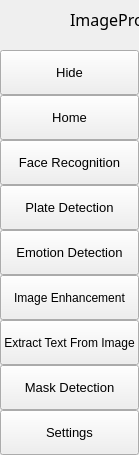
        <widget class="QFrame" name="leftMenuBg">
         <property name="minimumSize">
          <size>
           <width>0</width>
           <height>0</height>
          </size>
         </property>
         <property name="maximumSize">
          <size>
           <width>60</width>
           <height>16777215</height>
          </size>
         </property>
         <property name="frameShape">
          <enum>QFrame::NoFrame</enum>
         </property>
         <property name="frameShadow">
          <enum>QFrame::Raised</enum>
         </property>
         <layout class="QVBoxLayout" name="verticalLayout_3">
          <property name="spacing">
           <number>0</number>
          </property>
          <property name="leftMargin">
           <number>0</number>
          </property>
          <property name="topMargin">
           <number>0</number>
          </property>
          <property name="rightMargin">
           <number>0</number>
          </property>
          <property name="bottomMargin">
           <number>0</number>
          </property>
          <item>
           <widget class="QFrame" name="topLogoInfo">
            <property name="minimumSize">
             <size>
              <width>0</width>
              <height>50</height>
             </size>
            </property>
            <property name="maximumSize">
             <size>
              <width>16777215</width>
              <height>50</height>
             </size>
            </property>
            <property name="frameShape">
             <enum>QFrame::NoFrame</enum>
            </property>
            <property name="frameShadow">
             <enum>QFrame::Raised</enum>
            </property>
            <widget class="QFrame" name="topLogo">
             <property name="geometry">
              <rect>
               <x>10</x>
               <y>5</y>
               <width>42</width>
               <height>42</height>
              </rect>
             </property>
             <property name="minimumSize">
              <size>
               <width>42</width>
               <height>42</height>
              </size>
             </property>
             <property name="maximumSize">
              <size>
               <width>42</width>
               <height>42</height>
              </size>
             </property>
             <property name="frameShape">
              <enum>QFrame::NoFrame</enum>
             </property>
             <property name="frameShadow">
              <enum>QFrame::Raised</enum>
             </property>
            </widget>
            <widget class="QLabel" name="titleLeftApp">
             <property name="geometry">
              <rect>
               <x>70</x>
               <y>8</y>
               <width>121</width>
               <height>31</height>
              </rect>
             </property>
             <property name="font">
              <font>
               <family>Segoe UI Semibold</family>
               <pointsize>12</pointsize>
               <italic>false</italic>
               <bold>false</bold>
              </font>
             </property>
             <property name="text">
              <string>ImageProject</string>
             </property>
             <property name="alignment">
              <set>Qt::AlignLeading|Qt::AlignLeft|Qt::AlignTop</set>
             </property>
            </widget>
           </widget>
          </item>
          <item>
           <widget class="QFrame" name="leftMenuFrame">
            <property name="frameShape">
             <enum>QFrame::NoFrame</enum>
            </property>
            <property name="frameShadow">
             <enum>QFrame::Raised</enum>
            </property>
            <layout class="QVBoxLayout" name="verticalMenuLayout">
             <property name="spacing">
              <number>0</number>
             </property>
             <property name="leftMargin">
              <number>0</number>
             </property>
             <property name="topMargin">
              <number>0</number>
             </property>
             <property name="rightMargin">
              <number>0</number>
             </property>
             <property name="bottomMargin">
              <number>0</number>
             </property>
             <item>
              <widget class="QFrame" name="toggleBox">
               <property name="maximumSize">
                <size>
                 <width>16777215</width>
                 <height>45</height>
                </size>
               </property>
               <property name="frameShape">
                <enum>QFrame::NoFrame</enum>
               </property>
               <property name="frameShadow">
                <enum>QFrame::Raised</enum>
               </property>
               <layout class="QVBoxLayout" name="verticalLayout_4">
                <property name="spacing">
                 <number>0</number>
                </property>
                <property name="leftMargin">
                 <number>0</number>
                </property>
                <property name="topMargin">
                 <number>0</number>
                </property>
                <property name="rightMargin">
                 <number>0</number>
                </property>
                <property name="bottomMargin">
                 <number>0</number>
                </property>
                <item>
                 <widget class="QPushButton" name="toggleButton">
                  <property name="sizePolicy">
                   <sizepolicy hsizetype="Expanding" vsizetype="Fixed">
                    <horstretch>0</horstretch>
                    <verstretch>0</verstretch>
                   </sizepolicy>
                  </property>
                  <property name="minimumSize">
                   <size>
                    <width>0</width>
                    <height>45</height>
                   </size>
                  </property>
                  <property name="font">
                   <font>
                    <family>Segoe UI</family>
                    <pointsize>10</pointsize>
                    <italic>false</italic>
                    <bold>false</bold>
                   </font>
                  </property>
                  <property name="cursor">
                   <cursorShape>PointingHandCursor</cursorShape>
                  </property>
                  <property name="layoutDirection">
                   <enum>Qt::LeftToRight</enum>
                  </property>
                  <property name="styleSheet">
                   <string notr="true">background-image: url(:/icons/images/icons/icon_menu.png);</string>
                  </property>
                  <property name="text">
                   <string>Hide</string>
                  </property>
                 </widget>
                </item>
               </layout>
              </widget>
             </item>
             <item alignment="Qt::AlignTop">
              <widget class="QFrame" name="topMenu">
               <property name="frameShape">
                <enum>QFrame::NoFrame</enum>
               </property>
               <property name="frameShadow">
                <enum>QFrame::Raised</enum>
               </property>
               <layout class="QVBoxLayout" name="verticalLayout_8">
                <property name="spacing">
                 <number>0</number>
                </property>
                <property name="leftMargin">
                 <number>0</number>
                </property>
                <property name="topMargin">
                 <number>0</number>
                </property>
                <property name="rightMargin">
                 <number>0</number>
                </property>
                <property name="bottomMargin">
                 <number>0</number>
                </property>
                <item>
                 <widget class="QPushButton" name="btn_home">
                  <property name="sizePolicy">
                   <sizepolicy hsizetype="Expanding" vsizetype="Fixed">
                    <horstretch>0</horstretch>
                    <verstretch>0</verstretch>
                   </sizepolicy>
                  </property>
                  <property name="minimumSize">
                   <size>
                    <width>0</width>
                    <height>45</height>
                   </size>
                  </property>
                  <property name="font">
                   <font>
                    <family>Segoe UI</family>
                    <pointsize>10</pointsize>
                    <italic>false</italic>
                    <bold>false</bold>
                   </font>
                  </property>
                  <property name="cursor">
                   <cursorShape>PointingHandCursor</cursorShape>
                  </property>
                  <property name="layoutDirection">
                   <enum>Qt::LeftToRight</enum>
                  </property>
                  <property name="styleSheet">
                   <string notr="true">background-image: url(:/icons/images/icons/cil-home.png);</string>
                  </property>
                  <property name="text">
                   <string>Home</string>
                  </property>
                 </widget>
                </item>
                <item>
                 <widget class="QPushButton" name="btn_widgets">
                  <property name="sizePolicy">
                   <sizepolicy hsizetype="Expanding" vsizetype="Fixed">
                    <horstretch>0</horstretch>
                    <verstretch>0</verstretch>
                   </sizepolicy>
                  </property>
                  <property name="minimumSize">
                   <size>
                    <width>0</width>
                    <height>45</height>
                   </size>
                  </property>
                  <property name="font">
                   <font>
                    <family>Segoe UI</family>
                    <pointsize>10</pointsize>
                    <italic>false</italic>
                    <bold>false</bold>
                   </font>
                  </property>
                  <property name="cursor">
                   <cursorShape>PointingHandCursor</cursorShape>
                  </property>
                  <property name="layoutDirection">
                   <enum>Qt::LeftToRight</enum>
                  </property>
                  <property name="styleSheet">
                   <string notr="true">background-image: url(:/icons/images/icons/cil-user.png);</string>
                  </property>
                  <property name="text">
                   <string>Face Recognition</string>
                  </property>
                 </widget>
                </item>
                <item>
                 <widget class="QPushButton" name="btn_new">
                  <property name="sizePolicy">
                   <sizepolicy hsizetype="Expanding" vsizetype="Fixed">
                    <horstretch>0</horstretch>
                    <verstretch>0</verstretch>
                   </sizepolicy>
                  </property>
                  <property name="minimumSize">
                   <size>
                    <width>0</width>
                    <height>45</height>
                   </size>
                  </property>
                  <property name="font">
                   <font>
                    <family>Segoe UI</family>
                    <pointsize>10</pointsize>
                    <italic>false</italic>
                    <bold>false</bold>
                   </font>
                  </property>
                  <property name="cursor">
                   <cursorShape>PointingHandCursor</cursorShape>
                  </property>
                  <property name="layoutDirection">
                   <enum>Qt::LeftToRight</enum>
                  </property>
                  <property name="styleSheet">
                   <string notr="true">background-image: url(:/icons/images/icons/cil-file.png);</string>
                  </property>
                  <property name="text">
                   <string>Plate Detection</string>
                  </property>
                 </widget>
                </item>
                <item>
                 <widget class="QPushButton" name="btn_save">
                  <property name="sizePolicy">
                   <sizepolicy hsizetype="Expanding" vsizetype="Fixed">
                    <horstretch>0</horstretch>
                    <verstretch>0</verstretch>
                   </sizepolicy>
                  </property>
                  <property name="minimumSize">
                   <size>
                    <width>0</width>
                    <height>45</height>
                   </size>
                  </property>
                  <property name="font">
                   <font>
                    <family>Segoe UI</family>
                    <pointsize>10</pointsize>
                    <italic>false</italic>
                    <bold>false</bold>
                   </font>
                  </property>
                  <property name="cursor">
                   <cursorShape>PointingHandCursor</cursorShape>
                  </property>
                  <property name="layoutDirection">
                   <enum>Qt::LeftToRight</enum>
                  </property>
                  <property name="styleSheet">
                   <string notr="true">background-image: url(:/icons/images/icons/cil-frown.png);</string>
                  </property>
                  <property name="text">
                   <string>Emotion Detection</string>
                  </property>
                 </widget>
                </item>
                <item>
                 <widget class="QPushButton" name="btn_imgEnhancement">
                  <property name="sizePolicy">
                   <sizepolicy hsizetype="Expanding" vsizetype="Fixed">
                    <horstretch>0</horstretch>
                    <verstretch>0</verstretch>
                   </sizepolicy>
                  </property>
                  <property name="minimumSize">
                   <size>
                    <width>0</width>
                    <height>45</height>
                   </size>
                  </property>
                  <property name="cursor">
                   <cursorShape>PointingHandCursor</cursorShape>
                  </property>
                  <property name="styleSheet">
                   <string notr="true">background-image: url(:/icons/images/icons/cil-3d.png);</string>
                  </property>
                  <property name="text">
                   <string>Image Enhancement</string>
                  </property>
                 </widget>
                </item>
                <item>
                 <widget class="QPushButton" name="btn_extract">
                  <property name="sizePolicy">
                   <sizepolicy hsizetype="Expanding" vsizetype="Fixed">
                    <horstretch>0</horstretch>
                    <verstretch>0</verstretch>
                   </sizepolicy>
                  </property>
                  <property name="minimumSize">
                   <size>
                    <width>0</width>
                    <height>45</height>
                   </size>
                  </property>
                  <property name="styleSheet">
                   <string notr="true">background-image: url(:/icons/images/icons/cil-justify-center.png);</string>
                  </property>
                  <property name="text">
                   <string>Extract Text From Image</string>
                  </property>
                 </widget>
                </item>
                <item>
                 <widget class="QPushButton" name="btn_exit">
                  <property name="sizePolicy">
                   <sizepolicy hsizetype="Expanding" vsizetype="Fixed">
                    <horstretch>0</horstretch>
                    <verstretch>0</verstretch>
                   </sizepolicy>
                  </property>
                  <property name="minimumSize">
                   <size>
                    <width>0</width>
                    <height>45</height>
                   </size>
                  </property>
                  <property name="font">
                   <font>
                    <family>Segoe UI</family>
                    <pointsize>10</pointsize>
                    <italic>false</italic>
                    <bold>false</bold>
                   </font>
                  </property>
                  <property name="cursor">
                   <cursorShape>PointingHandCursor</cursorShape>
                  </property>
                  <property name="layoutDirection">
                   <enum>Qt::LeftToRight</enum>
                  </property>
                  <property name="styleSheet">
                   <string notr="true">background-image: url(:/icons/images/icons/cil-mood-good.png);</string>
                  </property>
                  <property name="text">
                   <string>Mask Detection</string>
                  </property>
                 </widget>
                </item>
               </layout>
              </widget>
             </item>
             <item alignment="Qt::AlignBottom">
              <widget class="QFrame" name="bottomMenu">
               <property name="frameShape">
                <enum>QFrame::NoFrame</enum>
               </property>
               <property name="frameShadow">
                <enum>QFrame::Raised</enum>
               </property>
               <layout class="QVBoxLayout" name="verticalLayout_9">
                <property name="spacing">
                 <number>0</number>
                </property>
                <property name="leftMargin">
                 <number>0</number>
                </property>
                <property name="topMargin">
                 <number>0</number>
                </property>
                <property name="rightMargin">
                 <number>0</number>
                </property>
                <property name="bottomMargin">
                 <number>0</number>
                </property>
                <item>
                 <widget class="QPushButton" name="toggleLeftBox">
                  <property name="sizePolicy">
                   <sizepolicy hsizetype="Expanding" vsizetype="Fixed">
                    <horstretch>0</horstretch>
                    <verstretch>0</verstretch>
                   </sizepolicy>
                  </property>
                  <property name="minimumSize">
                   <size>
                    <width>0</width>
                    <height>45</height>
                   </size>
                  </property>
                  <property name="font">
                   <font>
                    <family>Segoe UI</family>
                    <pointsize>10</pointsize>
                    <italic>false</italic>
                    <bold>false</bold>
                   </font>
                  </property>
                  <property name="cursor">
                   <cursorShape>PointingHandCursor</cursorShape>
                  </property>
                  <property name="layoutDirection">
                   <enum>Qt::LeftToRight</enum>
                  </property>
                  <property name="styleSheet">
                   <string notr="true">background-image: url(:/icons/images/icons/icon_settings.png);</string>
                  </property>
                  <property name="text">
                   <string>Settings</string>
                  </property>
                 </widget>
                </item>
               </layout>
              </widget>
             </item>
            </layout>
           </widget>
          </item>
         </layout>
        </widget>
